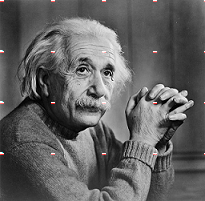
#> input picture 3/result.bmp, 205 x 201 px
$ python get_image.py
#> lines starting #> are read from the running program, lines starting #| are printed output that depends on the picture
from PIL import Image
import numpy as np
import pdb


if __name__=="__main__":
    img_path = 'result.bmp'
    img = Image.open(img_path)
#> img is the input picture: PIL image 205x201 RGB; mean R, G, B 97.2, 97, 97
    a = np.array(img.getdata()).astype(np.float32).reshape( (img.size[0],img.size[1],3) )
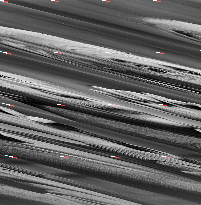
#> a: shape (205, 201, 3) float32; mean R, G, B 97.2, 97, 97
    pdb.set_trace()
